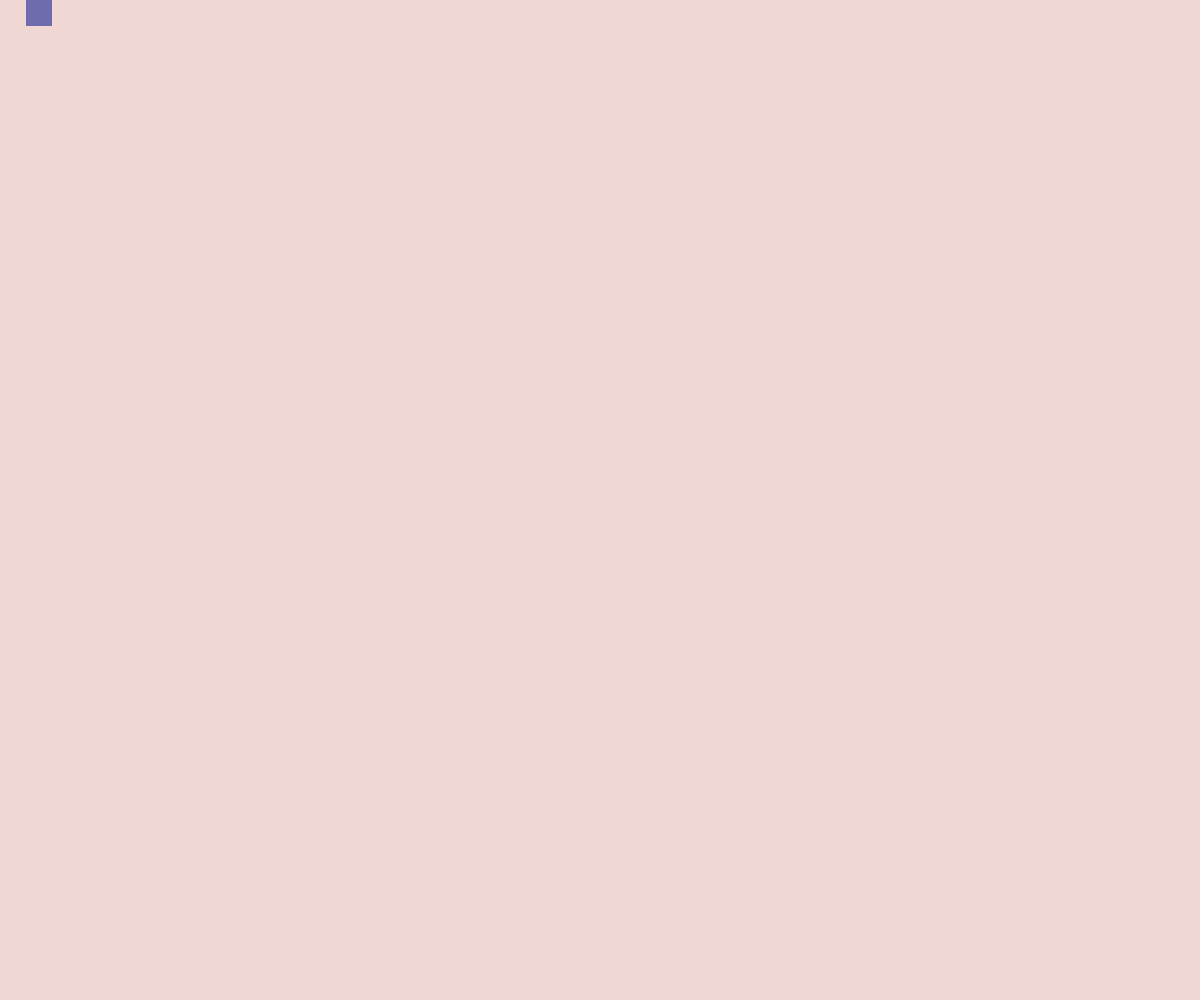
Frame 1 (no input)
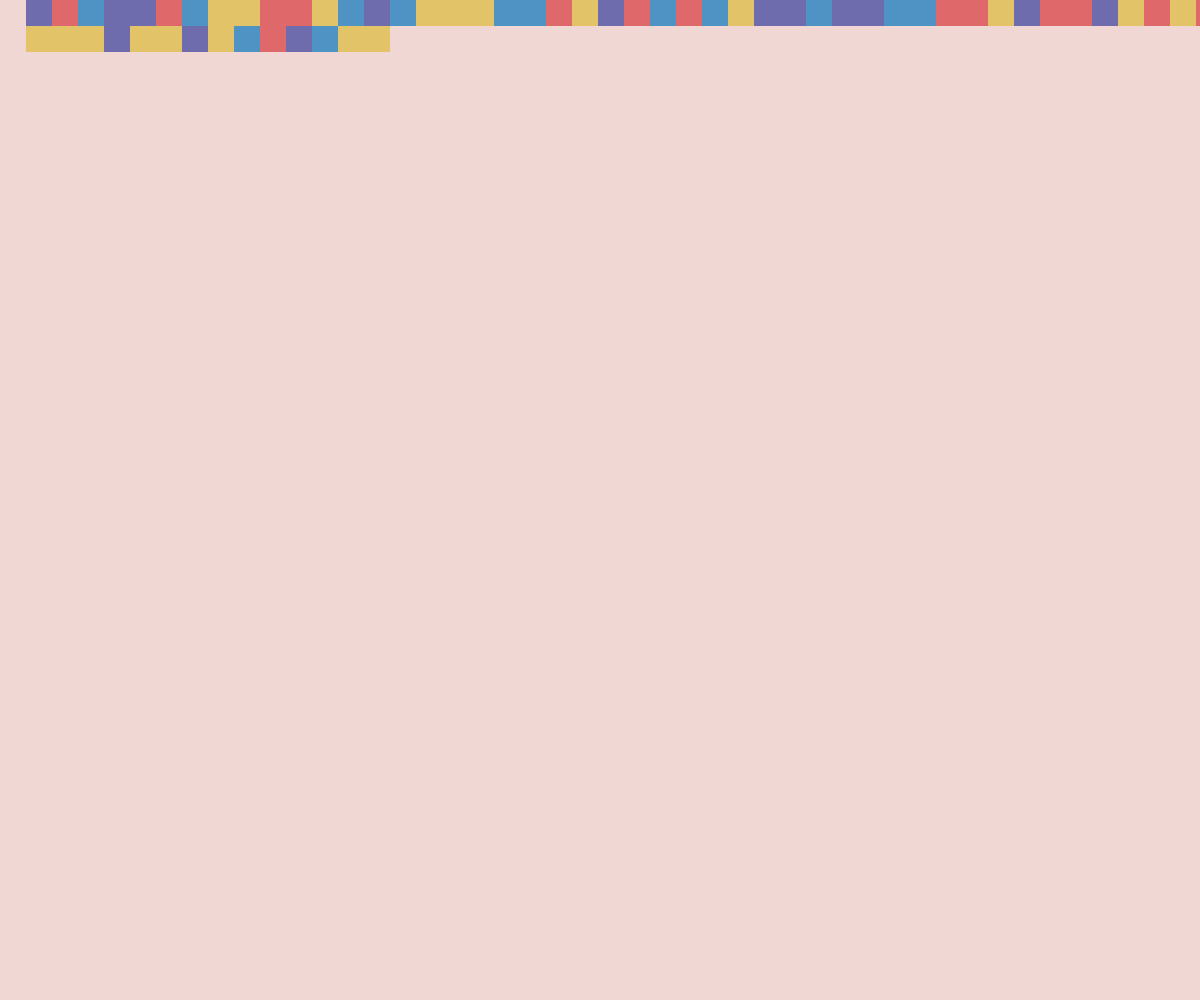
Frame 60 (no input)
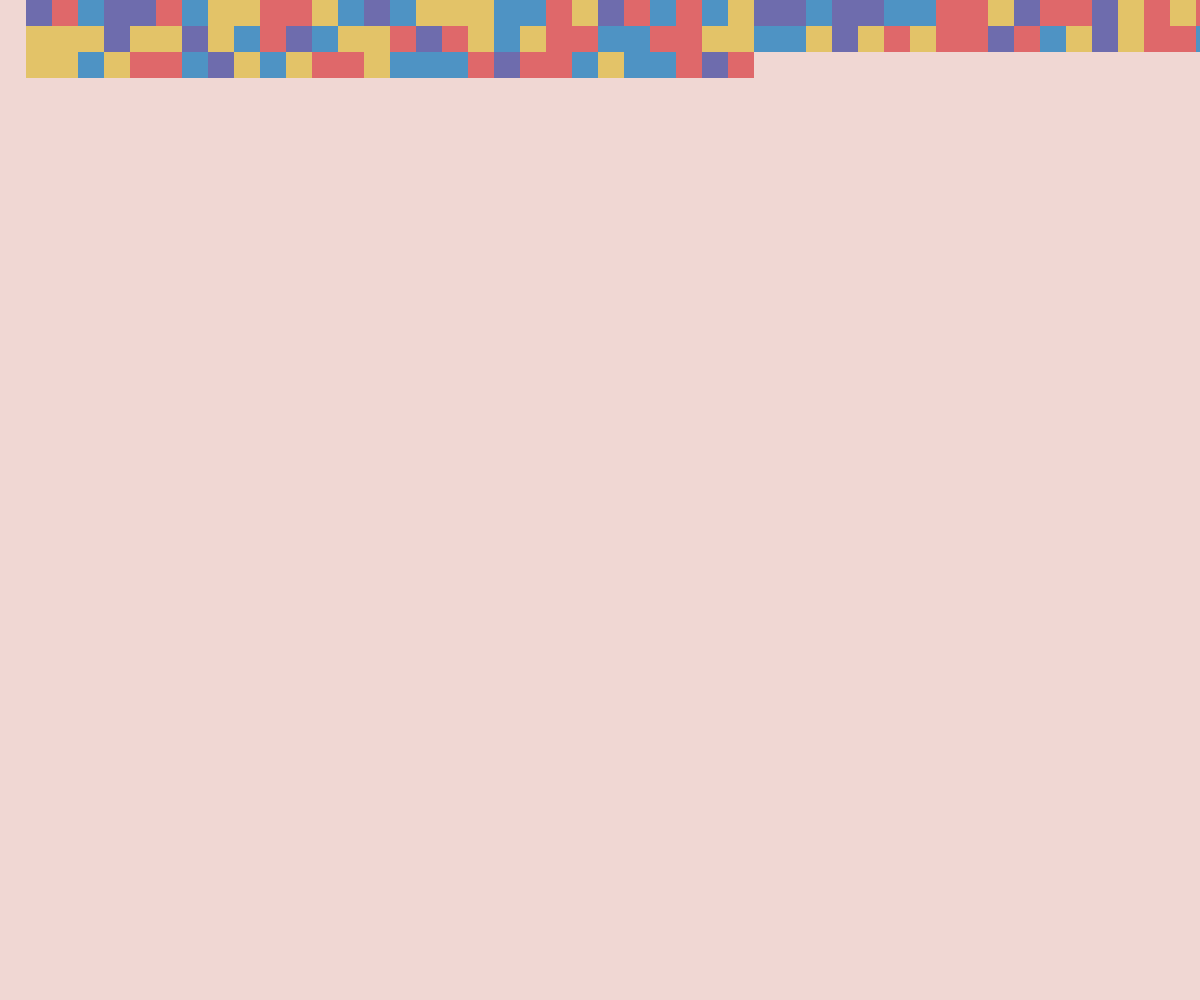
Frame 120 (the mouse pressed at the canvas centre since frame 60)

The p5.js sketch that drew these frames (run headless with seeded random() and noise() and a simulated clock; from frame 60 on, the mouse is pressed at the canvas centre):

// p5.js sketch
// ── sketch.js
// prima variazione 10PRINT

// 2020  @ileniab 
// github.com/ileniab — github.com/dsii-2020-unirsm
// Educational purposes, MIT License, 2020, San Marino


let x=0;   //coordinata x del rettangolo
let y=0;   //coordinata y del rettangolo
let w=26;  //larghezza rettangolo
let h=26;  //altezza rettangolo
let b="#4E93C4";  //color blu
let v="#6E6CAD";  //color viola
let r="#DF686A";  //color rosso
let g="#E3C368";  //color giallo
let t=0;

function setup() {
  createCanvas(windowWidth, windowHeight);
   background('#F0D7D3');
   noStroke();
  
  //frameRate(5);
}

function draw() {
  x+=w;
 
  if (random(2) <= 0.5){
  fill(b);  
  rect(x,y,w,h);
  
  }
  else if (random(2) > 0.5 && random(2) <= 1){
  fill(r);
  rect(x,y,w,h);
  }
  else if (random(2) > 1 && random(2) <= 1.5){
  fill(v);
  rect(x,y,w,h);
  }
  else {
  fill(g);
  rect(x,y,w,h);
  }
  
  if (x+w>windowWidth) {
    x=0;
    y+=h;}
  if (y+h>windowHeight){
   
    x=0;
    y=0;
    }
  
}
